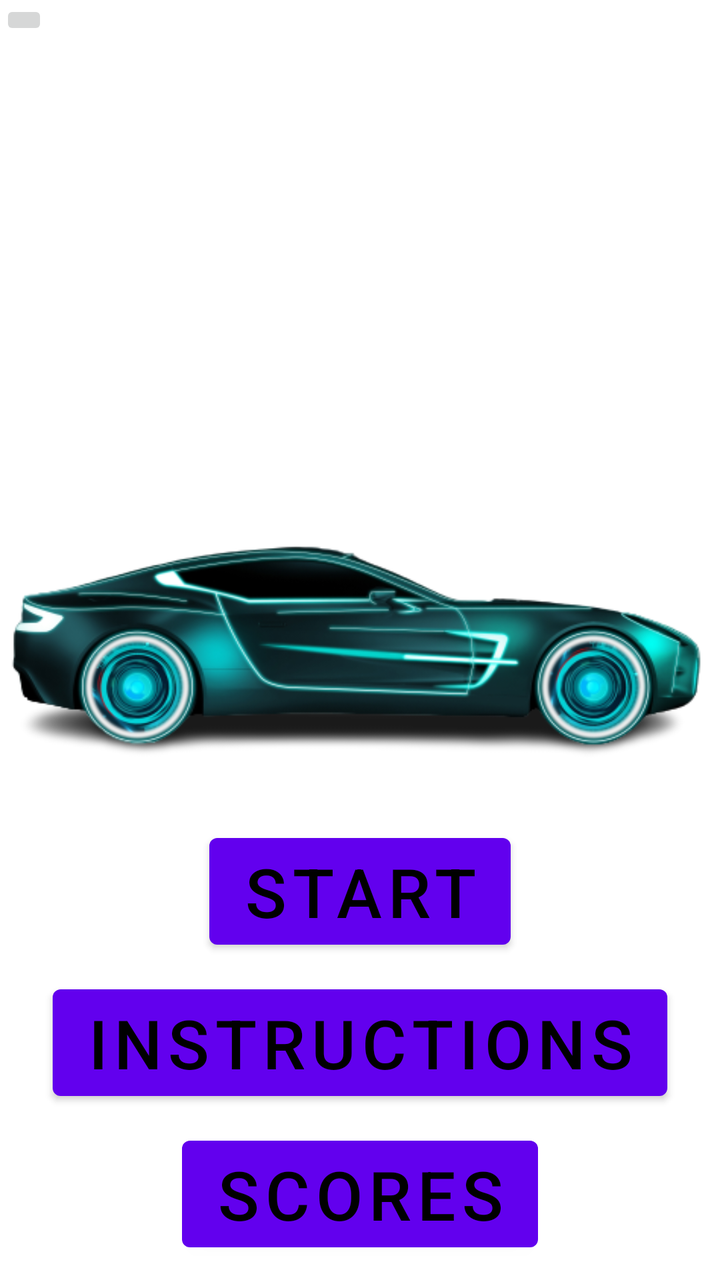
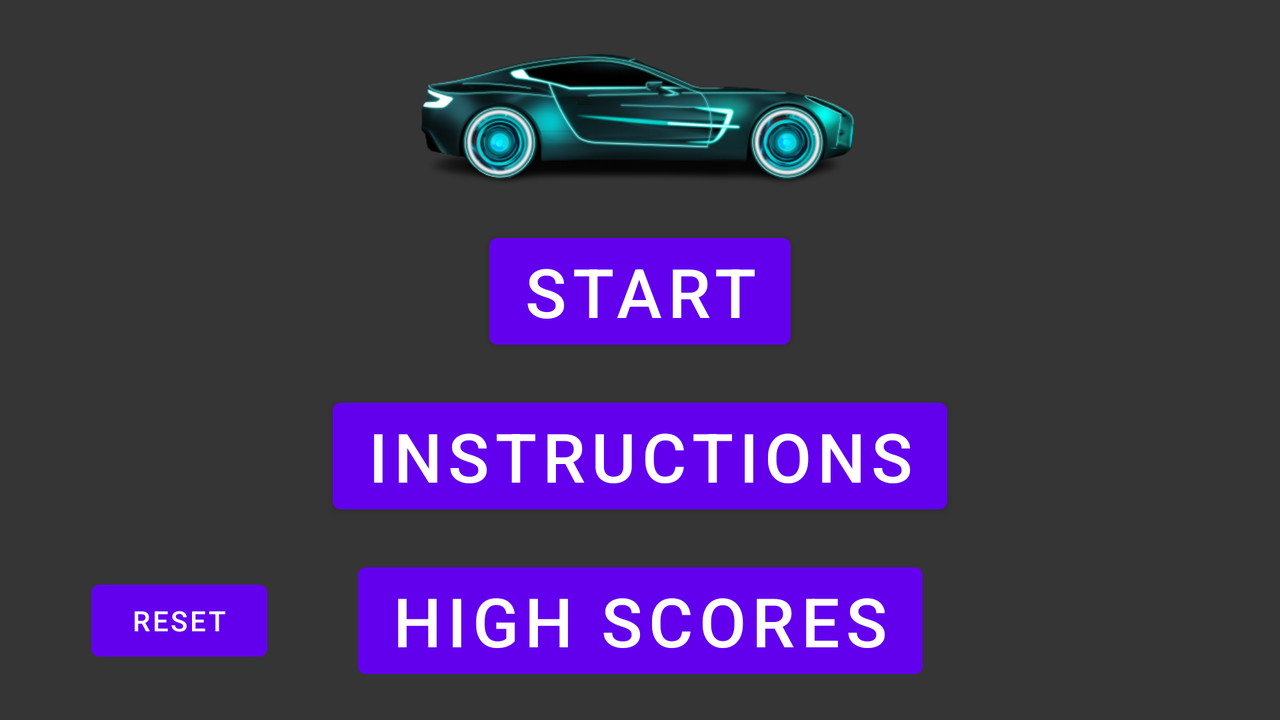

The same Android screen from two of the app's own layout files: first res/layout/ as a phone draws it, then the repository's variant for another configuration, drawn on a device whose configuration selects that folder. Both files follow.
<!-- AndroidManifest.xml: application theme Theme.QuantumCarGame -->
<!-- res/layout/activity_main.xml -->
<?xml version="1.0" encoding="utf-8"?>
<androidx.constraintlayout.widget.ConstraintLayout xmlns:android="http://schemas.android.com/apk/res/android"
    xmlns:app="http://schemas.android.com/apk/res-auto"
    xmlns:tools="http://schemas.android.com/tools"
    android:layout_width="match_parent"
    android:layout_height="match_parent"

    tools:context=".MainActivity">


    <ImageView
        android:id="@+id/image"
        app:layout_constraintLeft_toLeftOf="parent"
        app:layout_constraintTop_toTopOf="parent"
        app:layout_constraintRight_toRightOf="parent"
        app:layout_constraintBottom_toBottomOf="parent"
        android:layout_width="wrap_content"
        android:layout_height="wrap_content"
        app:srcCompat="@drawable/futureracecar"/>
    <Button
        android:id="@+id/startButton"
        app:layout_constraintLeft_toLeftOf="parent"
        app:layout_constraintTop_toBottomOf="@+id/image"
        app:layout_constraintRight_toRightOf="parent"
        app:layout_constraintBottom_toTopOf="@+id/instructions"
        android:layout_width="wrap_content"
        android:layout_height="wrap_content"
        android:text="Start"
        android:textSize="34dp"
        android:textColor="@android:color/black"
        android:onClick="startGame"
        />

    <Button
        android:id="@+id/instructions"
        app:layout_constraintLeft_toLeftOf="parent"
        app:layout_constraintTop_toBottomOf="@+id/startButton"
        app:layout_constraintRight_toRightOf="parent"
        app:layout_constraintBottom_toTopOf="@+id/scores"
        android:layout_width="wrap_content"
        android:layout_height="wrap_content"
        android:text="Instructions"
        android:textSize="34dp"
        android:textColor="@android:color/black"
        android:onClick="startInstructions"
        />

    <Button
        android:id="@+id/scores"
        app:layout_constraintLeft_toLeftOf="parent"
        app:layout_constraintTop_toBottomOf="@+id/instructions"
        app:layout_constraintRight_toRightOf="parent"
        app:layout_constraintBottom_toBottomOf="parent"
        android:layout_width="wrap_content"
        android:layout_height="wrap_content"
        android:text="Scores"
        android:textSize="34dp"
        android:textColor="@android:color/black"
        android:onClick="startScores"
        />
    <ImageButton
        android:id="@+id/imgButton"
        android:layout_width="wrap_content"
        android:layout_height="wrap_content"
        app:layout_constraintTop_toTopOf="parent"
        app:layout_constraintLeft_toLeftOf="parent"
        />

</androidx.constraintlayout.widget.ConstraintLayout>
<!-- resources referenced by this layout -->
<resources>
  <!-- drawable futureracecar: png bitmap (drawable, 89079 bytes) -->
  <style name="Theme.QuantumCarGame" parent="Theme.MaterialComponents.DayNight.DarkActionBar">
          
          <item name="colorPrimary">@color/purple_500</item>
          <item name="colorPrimaryVariant">@color/purple_700</item>
          <item name="colorOnPrimary">@color/white</item>
          
          <item name="colorSecondary">@color/teal_200</item>
          <item name="colorSecondaryVariant">@color/teal_700</item>
          <item name="colorOnSecondary">@color/black</item>
          
          <item name="android:statusBarColor" tools:targetApi="l">?attr/colorPrimaryVariant</item>
          
      </style>
  <color name="purple_500">#FF6200EE</color>
  <color name="purple_700">#FF3700B3</color>
  <color name="white">#FFFFFFFF</color>
  <color name="teal_200">#FF03DAC5</color>
  <color name="teal_700">#FF018786</color>
  <color name="black">#FF000000</color>
</resources>
<!-- res/layout-land/activity_main.xml (the repository's variant of the layout above) -->
<!-- drawn on the phone turned sideways -->
<?xml version="1.0" encoding="utf-8"?>
<androidx.constraintlayout.widget.ConstraintLayout xmlns:android="http://schemas.android.com/apk/res/android"
    xmlns:app="http://schemas.android.com/apk/res-auto"
    xmlns:tools="http://schemas.android.com/tools"
    android:layout_width="match_parent"
    android:layout_height="match_parent"
    android:background="#353535"
    tools:context=".MainActivity">


    <ImageView
        android:id="@+id/image"
        android:layout_width="382dp"
        android:layout_height="79dp"
        app:layout_constraintBottom_toTopOf="@+id/startButton"
        app:layout_constraintLeft_toLeftOf="parent"
        app:layout_constraintRight_toRightOf="parent"
        app:layout_constraintTop_toTopOf="parent"
        app:srcCompat="@drawable/futureracecar" />

    <Button
        android:id="@+id/startButton"
        app:layout_constraintBottom_toTopOf="@+id/instructions"
        app:layout_constraintLeft_toLeftOf="parent"
        app:layout_constraintRight_toRightOf="parent"
        app:layout_constraintTop_toBottomOf="@+id/image"
        android:layout_width="wrap_content"
        android:layout_height="wrap_content"
        android:text="Start"
        android:textSize="34dp"
        android:textColor="@android:color/white"
        android:onClick="startGame"
        />

    <Button
        android:id="@+id/instructions"
        app:layout_constraintLeft_toLeftOf="parent"
        app:layout_constraintTop_toBottomOf="@+id/startButton"
        app:layout_constraintRight_toRightOf="parent"
        app:layout_constraintBottom_toTopOf="@+id/scores"
        android:layout_width="wrap_content"
        android:layout_height="wrap_content"
        android:text="Instructions"
        android:textSize="34dp"
        android:textColor="@android:color/white"
        android:onClick="startInstructions"
        />

    <Button
        android:id="@+id/scores"
        app:layout_constraintLeft_toLeftOf="parent"
        app:layout_constraintTop_toBottomOf="@+id/instructions"
        app:layout_constraintRight_toRightOf="parent"
        app:layout_constraintBottom_toBottomOf="parent"
        android:layout_width="wrap_content"
        android:layout_height="wrap_content"
        android:text="High Scores"
        android:textSize="34dp"
        android:textColor="@android:color/white"
        android:onClick="startScores"
        />
    <Button
        android:id="@+id/reset_scores"
        android:layout_width="wrap_content"
        android:layout_height="wrap_content"
        android:text="Reset"
        app:layout_constraintRight_toLeftOf="@+id/scores"
        app:layout_constraintBottom_toBottomOf="parent"
        app:layout_constraintLeft_toLeftOf="parent"
        app:layout_constraintTop_toBottomOf="@+id/instructions"
        android:onClick="resetScores"
        android:textColor="@color/white"
        />




</androidx.constraintlayout.widget.ConstraintLayout>
<!-- resources referenced by the variant -->
<!-- as the phone turned sideways resolves them -->
<resources>
  <color name="white">#FFFFFFFF</color>
  <!-- drawable futureracecar: png bitmap (drawable, 89079 bytes) -->
  <style name="Theme.QuantumCarGame" parent="Theme.MaterialComponents.DayNight.DarkActionBar">
          
          <item name="colorPrimary">@color/purple_500</item>
          <item name="colorPrimaryVariant">@color/purple_700</item>
          <item name="colorOnPrimary">@color/white</item>
          
          <item name="colorSecondary">@color/teal_200</item>
          <item name="colorSecondaryVariant">@color/teal_700</item>
          <item name="colorOnSecondary">@color/black</item>
          
          <item name="android:statusBarColor" tools:targetApi="l">?attr/colorPrimaryVariant</item>
          
      </style>
  <color name="purple_500">#FF6200EE</color>
  <color name="purple_700">#FF3700B3</color>
  <color name="teal_200">#FF03DAC5</color>
  <color name="teal_700">#FF018786</color>
  <color name="black">#FF000000</color>
</resources>
